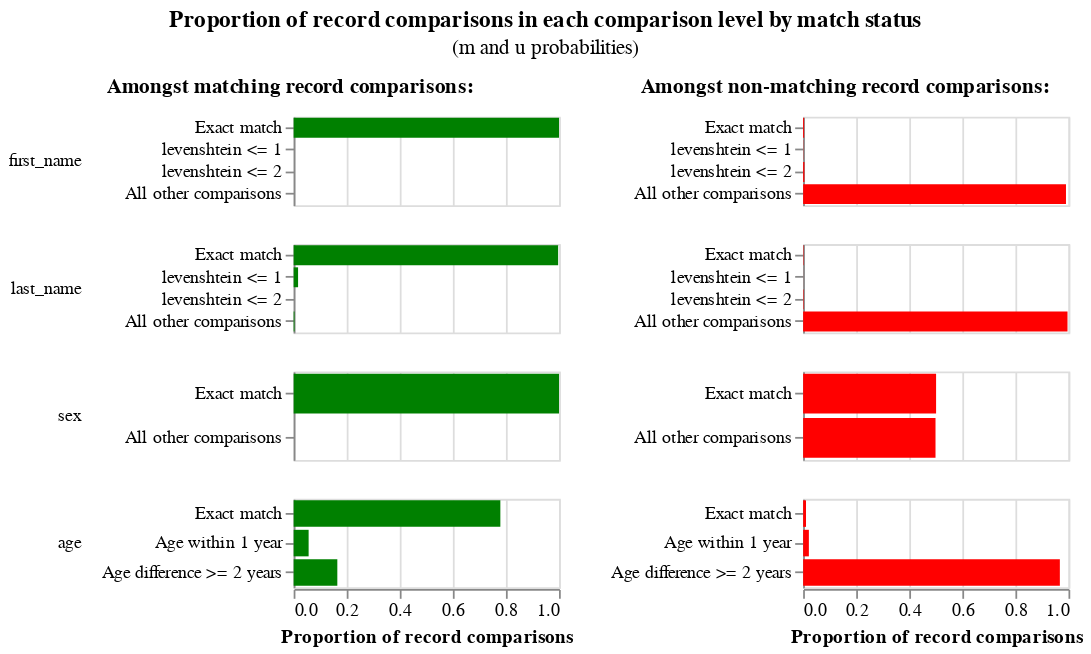

Write notebook code for a chart like this one.
### Code cell
rule, session = next(rule_session)
print(rule)
session.m_u_values_interactive_history_chart()

### Figure 1 — Vega-Lite specification as saved in the notebook (floating-point values rounded to 4 significant figures; data arrays with more than 128 entries replaced by an {"elided": "..."} marker saying what was removed)
{"config": {"view": {"width": 400, "height": 300}, "title": {"anchor": "middle", "offset": 10}, "header": {"title": null}}, "params": [{"name": "iteration_number", "value": 12, "bind": {"input": "range", "min": 0, "max": 12, "step": 1}, "description": "Filter by the interation number"}], "hconcat": [{"mark": "bar", "title": {"text": "Amongst matching record comparisons:", "fontWeight": "bold", "fontSize": 12}, "encoding": {"row": {"type": "nominal", "field": "comparison_name", "sort": {"field": "comparison_sort_order"}, "header": {"labelAngle": 0, "labelAnchor": "middle", "labelAlign": "left"}}, "x": {"type": "quantitative", "field": "m_probability", "axis": {"title": "Proportion of record comparisons"}}, "y": {"type": "nominal", "axis": {"title": null}, "field": "label_for_charts", "sort": {"field": "comparison_vector_value", "order": "descending"}}, "tooltip": [{"type": "nominal", "field": "m_probability_description", "title": "m probability description"}, {"type": "nominal", "field": "comparison_name", "title": "Comparison column name"}, {"type": "ordinal", "field": "label_for_charts", "title": "Label"}, {"type": "nominal", "field": "sql_condition", "title": "SQL condition"}, {"type": "quantitative", "field": "m_probability", "format": ".4p", "title": "m probability"}, {"type": "quantitative", "field": "u_probability", "format": ".4p", "title": "u probability"}, {"type": "quantitative", "field": "bayes_factor", "title": "Bayes factor = m/u", "format": ",.4f"}, {"type": "quantitative", "field": "log2_bayes_factor", "title": "Match weight = log2(m/u)", "format": ",.4f"}], "color": {"value": "green"}}, "resolve": {"scale": {"y": "independent"}}, "transform": [{"filter": "(datum.bayes_factor != 'no-op filter due to vega lite issue 4680')"}], "width": 150, "height": 50}, {"mark": "bar", "title": {"text": "Amongst non-matching record comparisons:", "fontWeight": "bold", "fontSize": 12}, "encoding": {"row": {"type": "nominal", "field": "comparison_name", "sort": {"field": "comparison_sort_order"}, "header": {"labels": false}}, "x": {"type": "quantitative", "field": "u_probability", "axis": {"title": "Proportion of record comparisons"}}, "y": {"type": "nominal", "axis": {"title": null}, "field": "label_for_charts", "sort": {"field": "comparison_vector_value", "order": "descending"}}, "tooltip": [{"type": "nominal", "field": "u_probability_description", "title": "u probability description"}, {"type": "nominal", "field": "comparison_name", "title": "Comparison column name"}, {"type": "ordinal", "field": "label_for_charts", "title": "Label"}, {"type": "nominal", "field": "sql_condition", "title": "SQL condition"}, {"type": "quantitative", "field": "m_probability", "format": ".4p", "title": "m probability"}, {"type": "quantitative", "field": "u_probability", "format": ".4p", "title": "u probability"}, {"type": "quantitative", "field": "bayes_factor", "title": "Bayes factor = m/u", "format": ",.4f"}, {"type": "quantitative", "field": "log2_bayes_factor", "title": "Match weight = log2(m/u)", "format": ",.4f"}], "color": {"value": "red"}}, "resolve": {"scale": {"y": "independent"}}, "transform": [{"filter": "(datum.bayes_factor != 'no-op filter2 due to vega lite issue 4680')"}], "width": 150, "height": 50}], "data": {"values": {"elided": "169 records"}}, "transform": [{"filter": "(datum.iteration == iteration_number)"}], "title": {"text": "Proportion of record comparisons in each comparison level by match status", "subtitle": "(m and u probabilities)"}, "$schema": "https://vega.github.io/schema/vega-lite/v4.json"}
